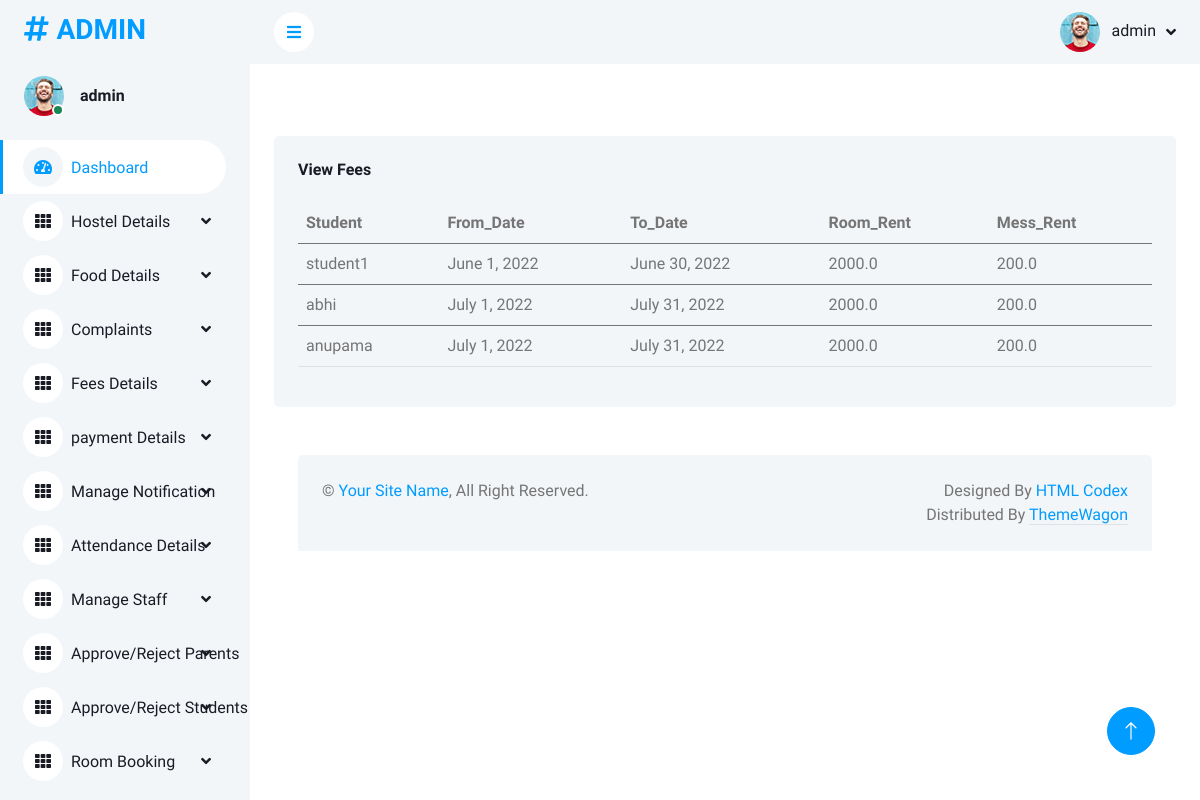
The app's page /viewfees (signed in), older data.
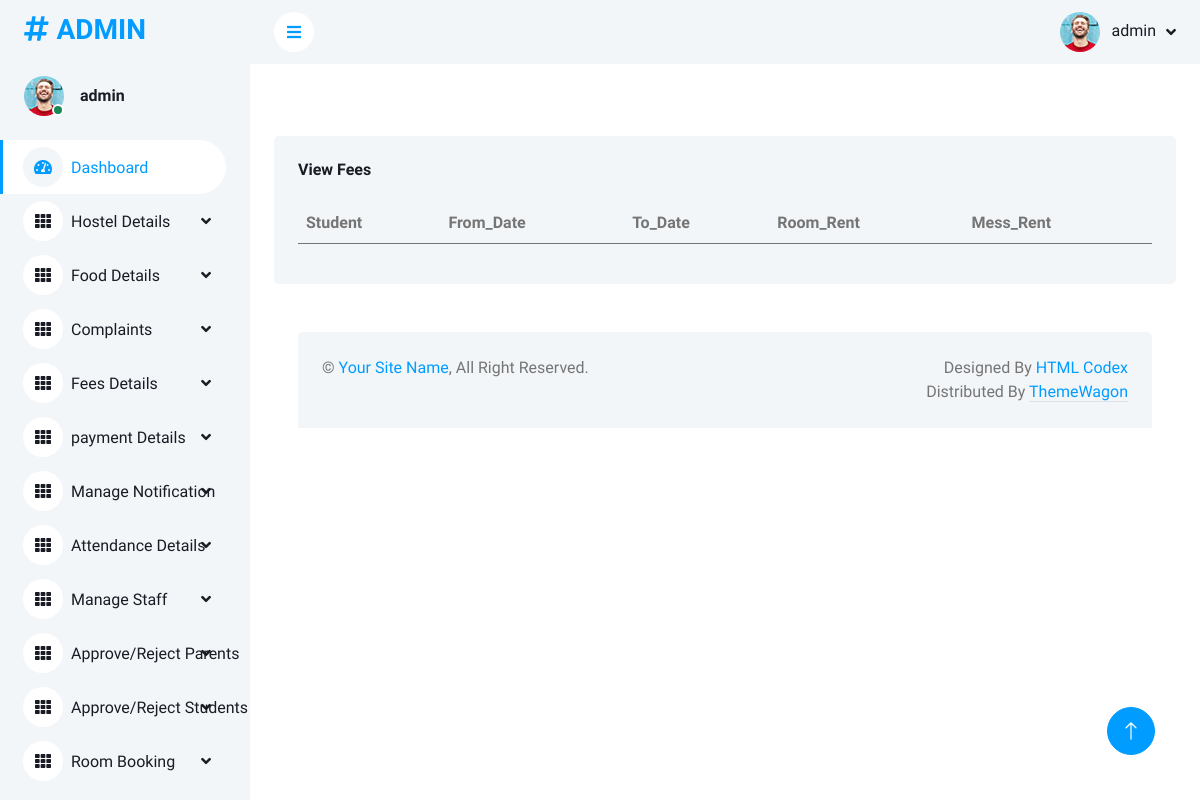
The same page, newer data.
### app/models.py (models this page shows, shortened)
class Login(AbstractUser):
    is_parent = models.BooleanField(default=False)
    is_student = models.BooleanField(default=False)

class Fees(models.Model):
    student = models.ForeignKey(Student, on_delete=models.CASCADE)
    from_date = models.DateField()
    to_date = models.DateField()
    room_rent = models.FloatField(default=0)
    mess_bill = models.FloatField(default=0)
    amount = models.FloatField(default=0)
    status = models.BooleanField(default=False)
    paid_by = models.CharField(max_length=100)
    payment_date = models.DateField(null=True)
    payment = models.CharField(max_length=100)

class Student(models.Model):
    user = models.OneToOneField(Login, on_delete=models.CASCADE, primary_key=True, related_name='student')
    name = models.CharField(max_length=50)
    address = models.TextField()
    contact_no = models.IntegerField()
    email = models.EmailField()
    approval_status = models.BooleanField(default=0)
    image = models.ImageField(upload_to='profile', null=True)
    seen = models.BooleanField(default=False)
    def __str__(self):
        return self.name

### app/adminviews.py (the view)
@login_required(login_url='accounts:login')
def view_fees(request):
    data = Fees.objects.all()
    return render(request, 'admin_temp/view_fees.html', {'data': data})

### templates/admin_temp/view_fees.html
<!DOCTYPE html>
{% extends 'admin_temp/admin_home.html' %}
{% block content %}
{% load static %}
<div class="col-12">
    <div class="bg-light rounded h-100 p-4">
        <h6 class="mb-4">View Fees</h6>
        <div class="table-responsive">
            <table class="table">
                <thead>
                <tr>
                    <th scope="col">Student</th>
                    <th scope="col">From_Date</th>
                    <th scope="col">To_Date</th>
                    <th scope="col">Room_Rent</th>
                    <th scope="col">Mess_Rent</th>
                </tr>
                </thead>
                <tbody>
                {% for i in data %}
                <tr>
                    <td>{{i.student}}</td>
                    <td>{{i.from_date}}</td>
                    <td>{{i.to_date}}</td>
                    <td>{{i.room_rent}}</td>
                    <td>{{i.mess_bill}}</td>
                </tr>
                </tbody>
                {% endfor %}
            </table>
        </div>
{% endblock %}

### templates/admin_temp/admin_home.html (shortened to what this page needs)
<!DOCTYPE html>
{% load static %}
<html lang="en">
<head>
    <link href="https://cdnjs.cloudflare.com/ajax/libs/font-awesome/5.10.0/css/all.min.css" rel="stylesheet">
    <link href="https://cdn.jsdelivr.net/npm/bootstrap-icons@1.4.1/font/bootstrap-icons.css" rel="stylesheet">
    <link href="{% static 'assets1/lib/owlcarousel/assets/owl.carousel.min.css' %}" rel="stylesheet">
    <link href="{% static 'assets1/lib/tempusdominus/css/tempusdominus-bootstrap-4.min.css' %}" rel="stylesheet" />
    <link href="{% static 'assets1/css/bootstrap.min.css' %}" rel="stylesheet">
    <link href="{% static 'assets1/css/style.css' %}" rel="stylesheet">
</head>
<body>
    <div class="container-xxl position-relative bg-white d-flex p-0">
        <div class="sidebar pe-4 pb-3">
            <nav class="navbar bg-light navbar-light">
                <a href="{% url 'admin_home' %}" class="navbar-brand mx-4 mb-3">
                    <h3 class="text-primary"><i class="fa fa-hashtag me-2"></i>ADMIN</h3>
                </a>
                <div class="d-flex align-items-center ms-4 mb-4">
                    <div class="position-relative">
                        <img class="rounded-circle" src="{% static 'assets1/img/user.jpg' %}" alt="" style="width: 40px; height: 40px;">
                        <div class="bg-success rounded-circle border border-2 border-white position-absolute end-0 bottom-0 p-1"></div>
                    </div>
                    <div class="ms-3">
                        <h6 class="mb-0">{{request.user}}</h6>
                    </div>
                </div>
                <div class="navbar-nav w-100">
                    <a href="{% url 'admin_home' %}" class="nav-item nav-link active"><i class="fa fa-tachometer-alt me-2"></i>Dashboard</a>
                    <div class="nav-item dropdown">
                        <a href="#" class="nav-link dropdown-toggle" data-bs-toggle="dropdown"><i class="fa fa-th me-2">
                        </i>Hostel Details</a>
                    </div>
                    <div class="nav-item dropdown">
                        <a href="#" class="nav-link dropdown-toggle" data-bs-toggle="dropdown"><i class="fa fa-th me-2">
                        </i>Food Details</a>
                    </div>
                    <div class="nav-item dropdown">
                        <a href="#" class="nav-link dropdown-toggle" data-bs-toggle="dropdown"><i class="fa fa-th me-2">
                        </i>Complaints</a>
                    </div>
                    <div class="nav-item dropdown">
                        <a href="#" class="nav-link dropdown-toggle" data-bs-toggle="dropdown"><i class="fa fa-th me-2">
                        </i>Fees Details</a>
                    </div>
                    <div class="nav-item dropdown">
                        <a href="#" class="nav-link dropdown-toggle" data-bs-toggle="dropdown"><i class="fa fa-th me-2">
                        </i>payment Details</a>
                    </div>
                    <div class="nav-item dropdown">
                        <a href="#" class="nav-link dropdown-toggle" data-bs-toggle="dropdown"><i class="fa fa-th me-2">
                        </i>Manage Notification</a>
                    </div>
                    <div class="nav-item dropdown">
                        <a href="#" class="nav-link dropdown-toggle" data-bs-toggle="dropdown"><i class="fa fa-th me-2">
                        </i>Attendance Details</a>
                        <div class="nav-item dropdown">
                        <a href="#" class="nav-link dropdown-toggle" data-bs-toggle="dropdown"><i class="fa fa-th me-2">
                        </i>Manage Staff</a>
                    </div>
                        <div class="nav-item dropdown">
                        <a href="#" class="nav-link dropdown-toggle" data-bs-toggle="dropdown"><i class="fa fa-th me-2">
                        </i>Approve/Reject Parents</a>
                    </div>
                         <div class="nav-item dropdown">
                        <a href="#" class="nav-link dropdown-toggle" data-bs-toggle="dropdown"><i class="fa fa-th me-2">
                        </i>Approve/Reject Students</a>
                    </div>
                         <div class="nav-item dropdown">
                        <a href="#" class="nav-link dropdown-toggle" data-bs-toggle="dropdown"><i class="fa fa-th me-2">
                        </i>Room Booking</a>
                    </div>
                </div>
                </div>
            </nav>
        </div>
        <div class="content">
            <nav class="navbar navbar-expand bg-light navbar-light sticky-top px-4 py-0">
                <a href="#" class="sidebar-toggler flex-shrink-0">
                    <i class="fa fa-bars"></i>
                </a>
                <div class="navbar-nav align-items-center ms-auto">
                    <div class="nav-item dropdown">
                        <a href="#" class="nav-link dropdown-toggle" data-bs-toggle="dropdown">
                            <img class="rounded-circle me-lg-2" src="{% static 'assets1/img/user.jpg' %}" alt="" style="width: 40px; height: 40px;">
                            <span class="d-none d-lg-inline-flex">{{request.user}}</span>
                        </a>
                    </div>
                </div>
            </nav>
            <div class="container-fluid pt-4 px-4">
            </div>
            <div class="container-fluid pt-4 px-4">
                <div class="row g-4">
                </div>
            </div>
            <div class="container-fluid pt-4 px-4">
                {% block content %}
                {% endblock %}
            </div>
            <div class="container-fluid pt-4 px-4">
                <div class="row g-4">
                </div>
            </div>
            <div class="container-fluid pt-4 px-4">
                <div class="bg-light rounded-top p-4">
                    <div class="row">
                        <div class="col-12 col-sm-6 text-center text-sm-start">
                            &copy; <a href="#">Your Site Name</a>, All Right Reserved.
                        </div>
                        <div class="col-12 col-sm-6 text-center text-sm-end">
                            Designed By <a href="https://htmlcodex.com">HTML Codex</a>
                        Distributed By <a class="border-bottom" href="https://themewagon.com" target="_blank">ThemeWagon</a>
                        </div>
                    </div>
                </div>
            </div>
        </div>
        <a href="#" class="btn btn-lg btn-primary btn-lg-square back-to-top"><i class="bi bi-arrow-up"></i></a>
    </div>
</body>
</html>

### static/assets1/css/style.css (style rules this page uses)
:root { --primary: #009CFF; --light: #F3F6F9; --dark: #191C24; }
.back-to-top { position: fixed; display: none; right: 45px; bottom: 45px; z-index: 99; }
.btn { transition: .5s; }
.btn.btn-primary { color: #FFFFFF; }
.btn-lg-square { width: 48px; height: 48px; }
.btn-square, .btn-sm-square, .btn-lg-square { padding: 0; display: inline-flex; align-items: center; justify-content: center; font-weight: normal; border-radius: 50px; }
.sidebar { position: fixed; top: 0; left: 0; bottom: 0; width: 250px; height: 100vh; overflow-y: auto; background: var(--light); transition: 0.5s; z-index: 999; }
.content { margin-left: 250px; min-height: 100vh; background: #FFFFFF; transition: 0.5s; }
@media (min-width: 992px) { .sidebar { margin-left: 0; } }
@media (min-width: 992px) { .content { width: calc(100% - 250px); } }
.sidebar .navbar .navbar-nav .nav-link { padding: 7px 20px; color: var(--dark); font-weight: 500; border-left: 3px solid var(--light); border-radius: 0 30px 30px 0; outline: none; }
.sidebar .navbar .navbar-nav .nav-link:hover, .sidebar .navbar .navbar-nav .nav-link.active { color: var(--primary); background: #FFFFFF; border-color: var(--primary); }
.sidebar .navbar .navbar-nav .nav-link i { width: 40px; height: 40px; display: inline-flex; align-items: center; justify-content: center; background: #FFFFFF; border-radius: 40px; }
.sidebar .navbar .navbar-nav .nav-link:hover i, .sidebar .navbar .navbar-nav .nav-link.active i { background: var(--light); }
.sidebar .navbar .dropdown-toggle::after { position: absolute; top: 15px; right: 15px; border: none; content: "\f107"; font-family: "Font Awesome 5 Free"; font-weight: 900; transition: .5s; }
.content .navbar .navbar-nav .nav-link { margin-left: 25px; padding: 12px 0; color: var(--dark); outline: none; }
.content .navbar .sidebar-toggler, .content .navbar .navbar-nav .nav-link i { width: 40px; height: 40px; display: inline-flex; align-items: center; justify-content: center; background: #FFFFFF; border-radius: 40px; }
.content .navbar .dropdown-toggle::after { margin-left: 6px; vertical-align: middle; border: none; content: "\f107"; font-family: "Font Awesome 5 Free"; font-weight: 900; transition: .5s; }

Row changes from the older to the newer data that the page shows:
removed Fees: student "student1", from_date "June 1, 2022", to_date "June 30, 2022", room_rent "2000.0", mess_bill "200.0"
removed Fees: student "abhi", from_date "July 1, 2022", to_date "July 31, 2022", room_rent "2000.0", mess_bill "200.0"
removed Fees: student "anupama", from_date "July 1, 2022", to_date "July 31, 2022", room_rent "2000.0", mess_bill "200.0"
